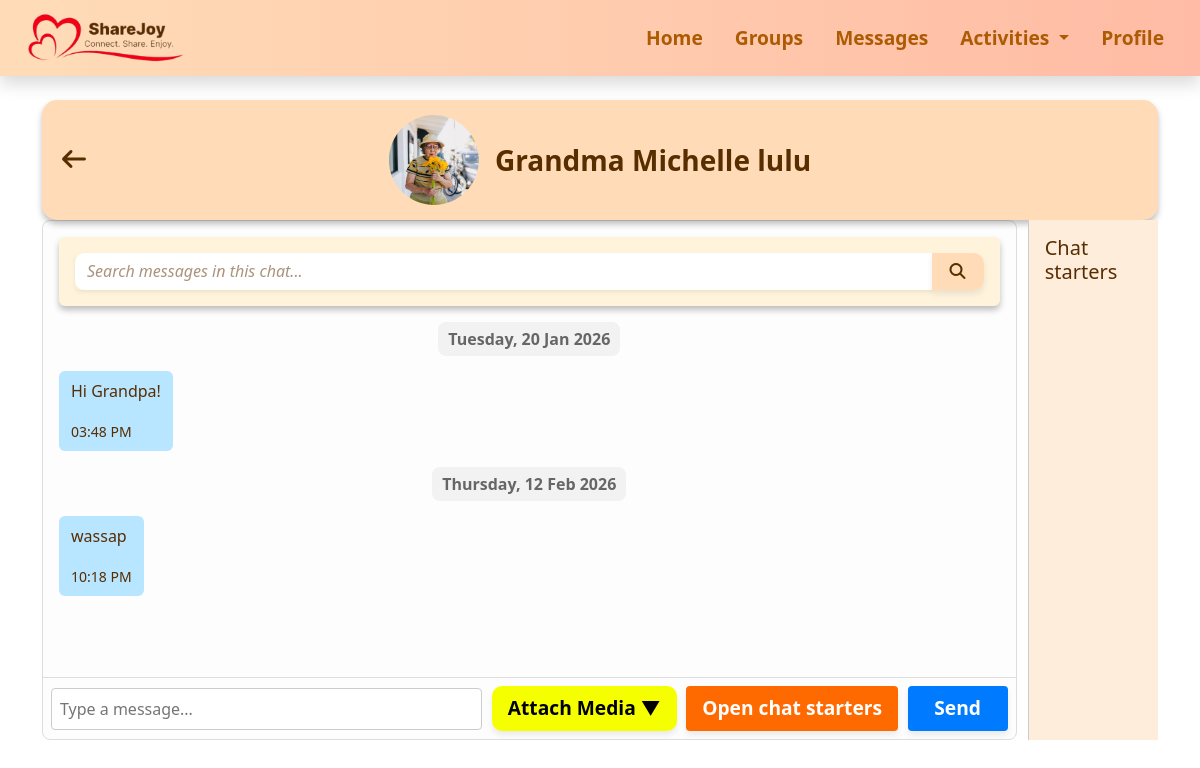
The page /textchat/1 (signed in) on the database its author committed.
### messages.py (models this page shows, shortened)
class Contact(db.Model):
    __tablename__ = 'contact'
    id = db.Column(db.Integer, primary_key=True)
    name = db.Column(db.String(35), nullable=False)
    phone = db.Column(db.String(8), nullable=False)
    __table_args__ = (db.UniqueConstraint('phone', name='uq_contact_phone'),)
    short_desc = db.Column(db.String(120))
    image_url = db.Column(db.String(200), default='default_contact.jpg')  # Added default
    messages = db.relationship("Message", backref="contact", lazy=True, cascade="all, delete-orphan")
    chat_group = db.Column(db.String(50), default='General')  # Added default
    message_status = db.Column(db.String(20), default='Unread')  # Added default
    created_at = db.Column(db.DateTime, default=datetime.utcnow)  # Added creation timestamp

class Message(db.Model):
    id = db.Column(db.Integer, primary_key=True)
    username = db.Column(db.String(80), nullable=False)
    content = db.Column(db.Text, nullable=False)
    timestamp = db.Column(db.DateTime(timezone=True),
                         nullable=False,
                         default=lambda: datetime.now(pytz.utc),
                         index=True)  # Added index for faster queries
    contact_id = db.Column(
    db.Integer,
    db.ForeignKey("contact.id", ondelete="CASCADE", name="fk_message_contact"),
    nullable=False)
    status = db.Column(db.String(20), default='Delivered')  # e.g., Delivered, Read
    @property
    def date_only(self):
        return self.timestamp.date() if self.timestamp else None

### app.py (the view, shortened to what this page needs)
@app.route("/textchat/<int:contact_id>", methods=["GET", "POST"])
@login_required
def textchat(contact_id):
    contact = Contact.query.get_or_404(contact_id)
    user = get_current_user()  # Ensure this returns the logged-in user
    messages = (
        Message.query.filter_by(contact_id=contact.id)
        .order_by(Message.timestamp.asc())
        .all()
    )
    search_term = request.args.get("search")
    highlight_id = None
    return render_template(
        "textchat.html",
        contact=contact,
        messages=messages,
        user=user,
        highlight_id=highlight_id
    )

### app.py (called while the page is built)
def login_required(f):
    @wraps(f)
    def decorated_function(*args, **kwargs):
        if 'user_id' not in session:
            flash('Please log in to access this page.', 'error')
            return redirect(url_for('loginpage'))
        return f(*args, **kwargs)
    return decorated_function

def get_current_user():
    if 'user_id' in session:
        return User.query.get(session['user_id'])
    return None

@app.template_filter("onlytime")
def onlytime(dt):
    if not dt:
        return ""
    if dt.tzinfo is None:
        dt = dt.replace(tzinfo=pytz.utc)
    sg_tz = pytz.timezone("Asia/Singapore")
    return dt.astimezone(sg_tz).strftime("%I:%M %p")

### templates/textchat.html (shortened to what this page needs)
{% extends "base.html" %}
{% block extra_css %}
<link rel="stylesheet" href="{{ url_for('static', filename='css/textchat.css') }}">
{% endblock %}
{% block content %}
<div class="section-box">
  <a href="{{ url_for('messages') }}" class="btn btn-link p-0 back-arrow">
    <i class="fa-solid fa-arrow-left"></i>
  </a>
  <div class="text-pfp-container">
    <img src="{{ url_for('static', filename=(contact.image_url if contact.image_url else 'images/default_pfp.jpg')) }}"
         alt="{{ contact.name }} picture" class="pfp">
    <span class="contact-name fw-semibold">{{ contact.name }}</span>
  </div>
</div>
<div class="chat-wrapper">
  <div class="chat-container" id="chatContainer">
    <div class="messages-area">
      <div class="p-3 mb-3 rounded shadow-sm box1">
        <div class="d-flex flex-column flex-md-row align-items-start align-items-md-center gap-2">
          <form method="get" class="flex-grow-1 mb-2 mb-md-0 box2 rounded" id="message-search-form">
            <div class="input-group">
              <input type="text" name="search" class="form-control shadow-sm searchbar"
                placeholder="Search messages in this chat..." value="{{ request.args.get('search', '') }}">
              <button class="btn search-btn" type="submit">
                <i class="fa-solid fa-magnifying-glass"></i>
              </button>
            </div>
          </form>
        </div>
      </div>
      {% for day, day_messages in messages|groupby('date_only') %}
        <div class="day-label">{{ day.strftime("%A, %d %b %Y") }}</div>
        {% for message in day_messages %}
          <div id="message-{{ message.id }}" class="message {% if message.username == user.full_name %}sent{% else %}received{% endif %}">
            <p>{{ message.content }}</p>
            <small>{{ message.timestamp|onlytime }}</small>
          </div>
        {% endfor %}
      {% endfor %}
    </div>
    <form method="POST" class="input-area">
      <input type="text" name="content" class="message-input" placeholder="Type a message..." required>
      <div class="media-dropdown">
        <button type="button" id="attachMediaButton" class="media-btn cta-btn">Attach Media ▼</button>
      </div>
      <button type="button" id="togglePaneButton" class="chat-tools-btn cta-btn" onclick="togglePane()">Open chat starters</button>
      <button type="submit" class="send-btn cta-btn">Send</button>
    </form>
  </div>
  <div class="right-pane" id="rightPane">
    <h5>Chat starters</h5>
  </div>
</div>
{% endblock %}

### static/css/base.css (style rules this page uses)
.section-box { width: 100%; min-height: 100px; color: #582D00; background-color: #fff2e6; box-shadow: 0 4px 6px rgba(0, 0, 0, 0.256); padding: 20px 20px 15px 20px; margin: 2rem auto; border-radius: 15px; }
.searchbar { background-color: transparent !important; border: none !important; }
.search-btn { background-color: #FFDCB7; color: #582D00; border: none; box-shadow: 0 4px 6px rgba(0, 0, 0, 0.08); font-weight: 600; }
.box1 { background-color: #fff3db; color: #000000; box-shadow: 0 4px 6px rgba(0, 0, 0, 0.256) !important; ; }
.box2 { background-color: #fff; border-radius: 10px !important; }
body, input, textarea, .form-label, .formL { color: #582D00 !important; }
.fa-arrow-left { color: #582D00; font-weight: semibold; font-size: 1.5rem; }
.form-control, .form-select { background-color: #FDFAF7; border: 1px solid rgba(0, 0, 0, 0.2); box-shadow: 0 4px 6px rgba(0, 0, 0, 0.13); }
.form-control::placeholder, .form-select::placeholder, input#date::placeholder, input#time::placeholder, .form-select option[value=""], .form-select:has(option[value=""]:checked) { font-style: italic; color: #AA937B; }
.cancelbtn, .dobtn, .cancel-btn, .successbtn, .okbtn, .redbtn, .cta-btn, .search-btn, #toggle-filters, .clearbtn { border: none; box-shadow: 0 4px 6px rgba(0, 0, 0, 0.08); padding: 0.4rem 1rem; border-radius: 10px; font-weight: 600; transition: none; }
.cta-btn { font-size: 1.2rem; padding: 0.8rem 1.4rem; min-width: 100px; border-radius: 10px; }
.search-btn, #toggle-filters { background: #FFDCB7; color: #582D00; }
.cancelbtn, .dobtn, .cancel-btn, .successbtn, .okbtn, .redbtn, .cta-btn, .search-btn, .clearbtn, .join-btn, .maxbtn, .createdbtn, .joined { -webkit-appearance: none; -moz-appearance: none; appearance: none; outline: none !important; border: none !important; }

### static/css/textchat.css (style rules this page uses)
.section-box { position: relative; width: 100%; min-height: 120px; background-color: #FFDCB7; margin: 0; }
.back-arrow { position: absolute; left: 1rem; top: 50%; transform: translateY(-50%); }
.text-pfp-container { position: absolute; left: 50%; top: 50%; transform: translate(-50%, -50%); display: inline-flex; align-items: center; gap: 1rem; }
.pfp { width: 90px; height: 90px; object-fit: cover; border-radius: 50%; }
.contact-name { font-size: 1.75rem; font-weight: bold; margin: 0; white-space: nowrap; }
.chat-container { background: #fdfdfd; border: 1px solid #ddd; border-radius: 8px; display: flex; align-self: flex-start; flex-direction: column; height: 65vh; }
.messages-area { flex: 1; overflow-y: auto; padding: 1rem; }
.day-label { display: block; margin: 15px auto; font-weight: bold; color: #666; background-color: #f2f2f2; padding: 5px 10px; border-radius: 8px; width: fit-content; }
.message { margin-bottom: 1rem; padding: .5rem .75rem; border-radius: 6px; max-width: fit-content; align-self: flex-end; }
.message.received { background: #B8E5FF; margin-right: auto; text-align: left; }
.input-area { display: flex; align-items: center; gap: 0.5rem; border-top: 1px solid #ddd; padding: 0.5rem; }
.message-input { flex: 1; padding: 0.5rem; border: 1px solid #ccc; border-radius: 4px; }
.cta-btn { padding: .5rem 1rem; border: none; border-radius: 10px; cursor: pointer; white-space: nowrap; margin-left: .1rem; }
.media-btn { background-color: rgb(246, 255, 0); }
.media-dropdown { position: relative; display: inline-block; }
.send-btn, #togglePaneButton { padding: 0.5rem 1rem; border: none; border-radius: 4px; cursor: pointer; white-space: nowrap; background: #007bff; color: white; }
.chat-tools-btn { background-color: rgb(255, 106, 0) !important; }
.chat-wrapper { display: flex; width: 100%; height: 65vh; margin: 0; }
.chat-container { flex: 1; display: flex; flex-direction: column; transition: flex 0.3s ease; }
.right-pane { position: relative; margin-left: 1%; flex: 0.1; overflow: visible; transition: flex 0.3s ease; background-color: #ffeddc; border-left: 1px solid #ccc; padding: 1rem; }

### rows shown on the page
Contact: image_url (picture), name "Grandma Michelle lulu"
Message: content "Hi Grandpa!", timestamp|onlytime "03:48 PM"
Message: content "wassap", timestamp|onlytime "10:18 PM"

### other values the page prints
{{ day.strftime("%A, %d %b %Y") }} "Tuesday, 20 Jan 2026" "Thursday, 12 Feb 2026"
